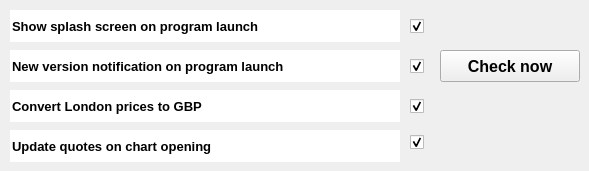
   <widget class="QWidget" name="general">
    <attribute name="title">
     <string>General</string>
    </attribute>
    <widget class="QLineEdit" name="splashLbl">
     <property name="geometry">
      <rect>
       <x>10</x>
       <y>10</y>
       <width>390</width>
       <height>32</height>
      </rect>
     </property>
     <property name="font">
      <font>
       <pointsize>10</pointsize>
       <weight>75</weight>
       <bold>true</bold>
       <kerning>true</kerning>
      </font>
     </property>
     <property name="mouseTracking">
      <bool>false</bool>
     </property>
     <property name="focusPolicy">
      <enum>Qt::NoFocus</enum>
     </property>
     <property name="acceptDrops">
      <bool>false</bool>
     </property>
     <property name="autoFillBackground">
      <bool>true</bool>
     </property>
     <property name="locale">
      <locale language="English" country="UnitedStates"/>
     </property>
     <property name="text">
      <string>Show splash screen on program launch</string>
     </property>
     <property name="frame">
      <bool>false</bool>
     </property>
     <property name="readOnly">
      <bool>true</bool>
     </property>
    </widget>
    <widget class="QCheckBox" name="splashCheckBox">
     <property name="enabled">
      <bool>true</bool>
     </property>
     <property name="geometry">
      <rect>
       <x>410</x>
       <y>14</y>
       <width>24</width>
       <height>24</height>
      </rect>
     </property>
     <property name="font">
      <font>
       <pointsize>9</pointsize>
       <weight>75</weight>
       <bold>true</bold>
       <kerning>true</kerning>
      </font>
     </property>
     <property name="focusPolicy">
      <enum>Qt::NoFocus</enum>
     </property>
     <property name="autoFillBackground">
      <bool>true</bool>
     </property>
     <property name="text">
      <string/>
     </property>
     <property name="checked">
      <bool>true</bool>
     </property>
    </widget>
    <widget class="QCheckBox" name="newVersionCheckBox">
     <property name="enabled">
      <bool>true</bool>
     </property>
     <property name="geometry">
      <rect>
       <x>410</x>
       <y>54</y>
       <width>24</width>
       <height>24</height>
      </rect>
     </property>
     <property name="font">
      <font>
       <pointsize>9</pointsize>
       <weight>75</weight>
       <bold>true</bold>
       <kerning>true</kerning>
      </font>
     </property>
     <property name="focusPolicy">
      <enum>Qt::NoFocus</enum>
     </property>
     <property name="autoFillBackground">
      <bool>true</bool>
     </property>
     <property name="text">
      <string/>
     </property>
     <property name="checked">
      <bool>true</bool>
     </property>
    </widget>
    <widget class="QLineEdit" name="notificationLbl">
     <property name="geometry">
      <rect>
       <x>10</x>
       <y>50</y>
       <width>390</width>
       <height>32</height>
      </rect>
     </property>
     <property name="font">
      <font>
       <pointsize>10</pointsize>
       <weight>75</weight>
       <bold>true</bold>
       <kerning>true</kerning>
      </font>
     </property>
     <property name="mouseTracking">
      <bool>false</bool>
     </property>
     <property name="focusPolicy">
      <enum>Qt::NoFocus</enum>
     </property>
     <property name="acceptDrops">
      <bool>false</bool>
     </property>
     <property name="autoFillBackground">
      <bool>true</bool>
     </property>
     <property name="locale">
      <locale language="English" country="UnitedStates"/>
     </property>
     <property name="text">
      <string>New version notification on program launch</string>
     </property>
     <property name="frame">
      <bool>false</bool>
     </property>
     <property name="readOnly">
      <bool>true</bool>
     </property>
    </widget>
    <widget class="QPushButton" name="newVersionButton">
     <property name="geometry">
      <rect>
       <x>440</x>
       <y>50</y>
       <width>140</width>
       <height>32</height>
      </rect>
     </property>
     <property name="font">
      <font>
       <pointsize>12</pointsize>
       <weight>75</weight>
       <bold>true</bold>
      </font>
     </property>
     <property name="focusPolicy">
      <enum>Qt::NoFocus</enum>
     </property>
     <property name="autoFillBackground">
      <bool>true</bool>
     </property>
     <property name="text">
      <string>Check now</string>
     </property>
     <property name="iconSize">
      <size>
       <width>39</width>
       <height>31</height>
      </size>
     </property>
     <property name="autoDefault">
      <bool>false</bool>
     </property>
     <property name="flat">
      <bool>false</bool>
     </property>
    </widget>
    <widget class="QLineEdit" name="londonPricesLbl">
     <property name="geometry">
      <rect>
       <x>10</x>
       <y>90</y>
       <width>390</width>
       <height>32</height>
      </rect>
     </property>
     <property name="font">
      <font>
       <pointsize>10</pointsize>
       <weight>75</weight>
       <bold>true</bold>
       <kerning>true</kerning>
      </font>
     </property>
     <property name="mouseTracking">
      <bool>false</bool>
     </property>
     <property name="focusPolicy">
      <enum>Qt::NoFocus</enum>
     </property>
     <property name="acceptDrops">
      <bool>false</bool>
     </property>
     <property name="autoFillBackground">
      <bool>true</bool>
     </property>
     <property name="locale">
      <locale language="English" country="UnitedStates"/>
     </property>
     <property name="text">
      <string>Convert London prices to GBP</string>
     </property>
     <property name="frame">
      <bool>false</bool>
     </property>
     <property name="readOnly">
      <bool>true</bool>
     </property>
    </widget>
    <widget class="QCheckBox" name="londonPricesCheckBox">
     <property name="enabled">
      <bool>true</bool>
     </property>
     <property name="geometry">
      <rect>
       <x>410</x>
       <y>94</y>
       <width>24</width>
       <height>24</height>
      </rect>
     </property>
     <property name="font">
      <font>
       <pointsize>9</pointsize>
       <weight>75</weight>
       <bold>true</bold>
       <kerning>true</kerning>
      </font>
     </property>
     <property name="focusPolicy">
      <enum>Qt::NoFocus</enum>
     </property>
     <property name="autoFillBackground">
      <bool>true</bool>
     </property>
     <property name="text">
      <string/>
     </property>
     <property name="checked">
      <bool>true</bool>
     </property>
    </widget>
    <widget class="QLineEdit" name="autoUpdateLbl">
     <property name="geometry">
      <rect>
       <x>10</x>
       <y>130</y>
       <width>390</width>
       <height>32</height>
      </rect>
     </property>
     <property name="font">
      <font>
       <pointsize>10</pointsize>
       <weight>75</weight>
       <bold>true</bold>
       <kerning>true</kerning>
      </font>
     </property>
     <property name="mouseTracking">
      <bool>false</bool>
     </property>
     <property name="focusPolicy">
      <enum>Qt::NoFocus</enum>
     </property>
     <property name="acceptDrops">
      <bool>false</bool>
     </property>
     <property name="autoFillBackground">
      <bool>true</bool>
     </property>
     <property name="locale">
      <locale language="English" country="UnitedStates"/>
     </property>
     <property name="text">
      <string>Update quotes on chart opening</string>
     </property>
     <property name="frame">
      <bool>false</bool>
     </property>
     <property name="readOnly">
      <bool>true</bool>
     </property>
    </widget>
    <widget class="QCheckBox" name="autoUpdateCheckBox">
     <property name="enabled">
      <bool>true</bool>
     </property>
     <property name="geometry">
      <rect>
       <x>410</x>
       <y>130</y>
       <width>24</width>
       <height>24</height>
      </rect>
     </property>
     <property name="font">
      <font>
       <pointsize>9</pointsize>
       <weight>75</weight>
       <bold>true</bold>
       <kerning>true</kerning>
      </font>
     </property>
     <property name="focusPolicy">
      <enum>Qt::NoFocus</enum>
     </property>
     <property name="autoFillBackground">
      <bool>true</bool>
     </property>
     <property name="text">
      <string/>
     </property>
     <property name="checked">
      <bool>true</bool>
     </property>
    </widget>
   </widget>
